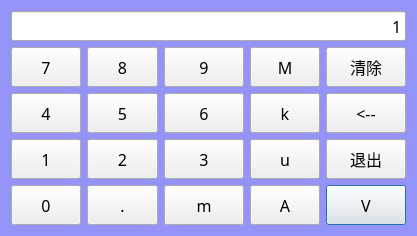
<?xml version="1.0" encoding="UTF-8"?>
<ui version="4.0">
 <class>dlgLevelInputBox</class>
 <widget class="QDialog" name="dlgLevelInputBox">
  <property name="geometry">
   <rect>
    <x>0</x>
    <y>0</y>
    <width>417</width>
    <height>232</height>
   </rect>
  </property>
  <property name="font">
   <font>
    <family>楷体</family>
    <pointsize>11</pointsize>
    <weight>50</weight>
    <italic>false</italic>
    <bold>false</bold>
   </font>
  </property>
  <property name="windowTitle">
   <string>Dialog</string>
  </property>
  <property name="windowIcon">
   <iconset resource="../images/res.qrc">
    <normaloff>:/lightWave.png</normaloff>:/lightWave.png</iconset>
  </property>
  <property name="styleSheet">
   <string notr="true">QDialog
{
	
	font: 11pt &quot;楷体&quot;;
	background-color: rgb(148, 148, 248);
}</string>
  </property>
  <layout class="QGridLayout" name="gridLayout">
   <item row="0" column="0" colspan="5">
    <widget class="QLineEdit" name="txtNumber">
     <property name="enabled">
      <bool>true</bool>
     </property>
     <property name="minimumSize">
      <size>
       <width>0</width>
       <height>30</height>
      </size>
     </property>
     <property name="font">
      <font>
       <family>楷体</family>
       <pointsize>12</pointsize>
      </font>
     </property>
     <property name="text">
      <string>1</string>
     </property>
     <property name="alignment">
      <set>Qt::AlignRight|Qt::AlignTrailing|Qt::AlignVCenter</set>
     </property>
     <property name="readOnly">
      <bool>true</bool>
     </property>
    </widget>
   </item>
   <item row="1" column="0">
    <widget class="QPushButton" name="btn7">
     <property name="minimumSize">
      <size>
       <width>40</width>
       <height>40</height>
      </size>
     </property>
     <property name="maximumSize">
      <size>
       <width>14444</width>
       <height>14444</height>
      </size>
     </property>
     <property name="font">
      <font>
       <family>楷体</family>
       <pointsize>12</pointsize>
      </font>
     </property>
     <property name="text">
      <string>7</string>
     </property>
     <property name="shortcut">
      <string>7</string>
     </property>
     <property name="autoDefault">
      <bool>false</bool>
     </property>
    </widget>
   </item>
   <item row="1" column="1">
    <widget class="QPushButton" name="btn8">
     <property name="minimumSize">
      <size>
       <width>40</width>
       <height>40</height>
      </size>
     </property>
     <property name="maximumSize">
      <size>
       <width>14444</width>
       <height>14444</height>
      </size>
     </property>
     <property name="font">
      <font>
       <family>楷体</family>
       <pointsize>12</pointsize>
      </font>
     </property>
     <property name="text">
      <string>8</string>
     </property>
     <property name="shortcut">
      <string>8</string>
     </property>
     <property name="autoDefault">
      <bool>false</bool>
     </property>
    </widget>
   </item>
   <item row="1" column="2">
    <widget class="QPushButton" name="btn9">
     <property name="minimumSize">
      <size>
       <width>40</width>
       <height>40</height>
      </size>
     </property>
     <property name="maximumSize">
      <size>
       <width>14444</width>
       <height>14444</height>
      </size>
     </property>
     <property name="font">
      <font>
       <family>楷体</family>
       <pointsize>12</pointsize>
      </font>
     </property>
     <property name="text">
      <string>9</string>
     </property>
     <property name="shortcut">
      <string>9</string>
     </property>
     <property name="autoDefault">
      <bool>false</bool>
     </property>
    </widget>
   </item>
   <item row="1" column="3">
    <widget class="QPushButton" name="btnM">
     <property name="minimumSize">
      <size>
       <width>40</width>
       <height>40</height>
      </size>
     </property>
     <property name="maximumSize">
      <size>
       <width>14444</width>
       <height>14444</height>
      </size>
     </property>
     <property name="font">
      <font>
       <family>楷体</family>
       <pointsize>12</pointsize>
      </font>
     </property>
     <property name="text">
      <string>M</string>
     </property>
     <property name="shortcut">
      <string>Shift+M</string>
     </property>
     <property name="autoDefault">
      <bool>false</bool>
     </property>
    </widget>
   </item>
   <item row="1" column="4">
    <widget class="QPushButton" name="btnClear">
     <property name="minimumSize">
      <size>
       <width>0</width>
       <height>40</height>
      </size>
     </property>
     <property name="maximumSize">
      <size>
       <width>144444</width>
       <height>144444</height>
      </size>
     </property>
     <property name="font">
      <font>
       <family>楷体</family>
       <pointsize>12</pointsize>
      </font>
     </property>
     <property name="text">
      <string>清除</string>
     </property>
     <property name="autoDefault">
      <bool>false</bool>
     </property>
    </widget>
   </item>
   <item row="2" column="0">
    <widget class="QPushButton" name="btn4">
     <property name="minimumSize">
      <size>
       <width>40</width>
       <height>40</height>
      </size>
     </property>
     <property name="maximumSize">
      <size>
       <width>144444</width>
       <height>144444</height>
      </size>
     </property>
     <property name="font">
      <font>
       <family>楷体</family>
       <pointsize>12</pointsize>
      </font>
     </property>
     <property name="text">
      <string>4</string>
     </property>
     <property name="shortcut">
      <string>4</string>
     </property>
     <property name="autoDefault">
      <bool>false</bool>
     </property>
    </widget>
   </item>
   <item row="2" column="1">
    <widget class="QPushButton" name="btn5">
     <property name="minimumSize">
      <size>
       <width>40</width>
       <height>40</height>
      </size>
     </property>
     <property name="maximumSize">
      <size>
       <width>144444</width>
       <height>144444</height>
      </size>
     </property>
     <property name="font">
      <font>
       <family>楷体</family>
       <pointsize>12</pointsize>
      </font>
     </property>
     <property name="text">
      <string>5</string>
     </property>
     <property name="shortcut">
      <string>5</string>
     </property>
     <property name="autoDefault">
      <bool>false</bool>
     </property>
    </widget>
   </item>
   <item row="2" column="2">
    <widget class="QPushButton" name="btn6">
     <property name="minimumSize">
      <size>
       <width>40</width>
       <height>40</height>
      </size>
     </property>
     <property name="maximumSize">
      <size>
       <width>144444</width>
       <height>144444</height>
      </size>
     </property>
     <property name="font">
      <font>
       <family>楷体</family>
       <pointsize>12</pointsize>
      </font>
     </property>
     <property name="text">
      <string>6</string>
     </property>
     <property name="shortcut">
      <string>6</string>
     </property>
     <property name="autoDefault">
      <bool>false</bool>
     </property>
    </widget>
   </item>
   <item row="2" column="3">
    <widget class="QPushButton" name="btnk">
     <property name="minimumSize">
      <size>
       <width>40</width>
       <height>40</height>
      </size>
     </property>
     <property name="maximumSize">
      <size>
       <width>144444</width>
       <height>144444</height>
      </size>
     </property>
     <property name="font">
      <font>
       <family>楷体</family>
       <pointsize>12</pointsize>
      </font>
     </property>
     <property name="text">
      <string>k</string>
     </property>
     <property name="shortcut">
      <string>K</string>
     </property>
     <property name="autoDefault">
      <bool>false</bool>
     </property>
    </widget>
   </item>
   <item row="2" column="4">
    <widget class="QPushButton" name="btnDel">
     <property name="minimumSize">
      <size>
       <width>0</width>
       <height>40</height>
      </size>
     </property>
     <property name="maximumSize">
      <size>
       <width>144444</width>
       <height>144444</height>
      </size>
     </property>
     <property name="font">
      <font>
       <family>楷体</family>
       <pointsize>12</pointsize>
      </font>
     </property>
     <property name="text">
      <string>&lt;--</string>
     </property>
     <property name="shortcut">
      <string>Backspace</string>
     </property>
     <property name="autoDefault">
      <bool>false</bool>
     </property>
    </widget>
   </item>
   <item row="3" column="0">
    <widget class="QPushButton" name="btn1">
     <property name="minimumSize">
      <size>
       <width>40</width>
       <height>40</height>
      </size>
     </property>
     <property name="maximumSize">
      <size>
       <width>144444</width>
       <height>144444</height>
      </size>
     </property>
     <property name="font">
      <font>
       <family>楷体</family>
       <pointsize>12</pointsize>
      </font>
     </property>
     <property name="text">
      <string>1</string>
     </property>
     <property name="shortcut">
      <string>1</string>
     </property>
     <property name="autoDefault">
      <bool>false</bool>
     </property>
    </widget>
   </item>
   <item row="3" column="1">
    <widget class="QPushButton" name="btn2">
     <property name="minimumSize">
      <size>
       <width>40</width>
       <height>40</height>
      </size>
     </property>
     <property name="maximumSize">
      <size>
       <width>144444</width>
       <height>144444</height>
      </size>
     </property>
     <property name="font">
      <font>
       <family>楷体</family>
       <pointsize>12</pointsize>
      </font>
     </property>
     <property name="text">
      <string>2</string>
     </property>
     <property name="shortcut">
      <string>2</string>
     </property>
     <property name="autoDefault">
      <bool>false</bool>
     </property>
    </widget>
   </item>
   <item row="3" column="2">
    <widget class="QPushButton" name="btn3">
     <property name="minimumSize">
      <size>
       <width>40</width>
       <height>40</height>
      </size>
     </property>
     <property name="maximumSize">
      <size>
       <width>144444</width>
       <height>144444</height>
      </size>
     </property>
     <property name="font">
      <font>
       <family>楷体</family>
       <pointsize>12</pointsize>
      </font>
     </property>
     <property name="text">
      <string>3</string>
     </property>
     <property name="shortcut">
      <string>3</string>
     </property>
     <property name="autoDefault">
      <bool>false</bool>
     </property>
    </widget>
   </item>
   <item row="3" column="3">
    <widget class="QPushButton" name="btnu">
     <property name="minimumSize">
      <size>
       <width>40</width>
       <height>40</height>
      </size>
     </property>
     <property name="maximumSize">
      <size>
       <width>144444</width>
       <height>144444</height>
      </size>
     </property>
     <property name="font">
      <font>
       <family>楷体</family>
       <pointsize>12</pointsize>
      </font>
     </property>
     <property name="text">
      <string>u</string>
     </property>
     <property name="shortcut">
      <string>U</string>
     </property>
     <property name="autoDefault">
      <bool>false</bool>
     </property>
    </widget>
   </item>
   <item row="3" column="4">
    <widget class="QPushButton" name="btnCancel">
     <property name="minimumSize">
      <size>
       <width>0</width>
       <height>40</height>
      </size>
     </property>
     <property name="maximumSize">
      <size>
       <width>144444</width>
       <height>144444</height>
      </size>
     </property>
     <property name="font">
      <font>
       <family>楷体</family>
       <pointsize>12</pointsize>
      </font>
     </property>
     <property name="text">
      <string>退出</string>
     </property>
     <property name="shortcut">
      <string>Esc</string>
     </property>
     <property name="autoDefault">
      <bool>false</bool>
     </property>
    </widget>
   </item>
   <item row="4" column="0">
    <widget class="QPushButton" name="btn0">
     <property name="minimumSize">
      <size>
       <width>40</width>
       <height>40</height>
      </size>
     </property>
     <property name="maximumSize">
      <size>
       <width>144444</width>
       <height>144444</height>
      </size>
     </property>
     <property name="font">
      <font>
       <family>楷体</family>
       <pointsize>12</pointsize>
      </font>
     </property>
     <property name="text">
      <string>0</string>
     </property>
     <property name="shortcut">
      <string>0</string>
     </property>
     <property name="autoDefault">
      <bool>false</bool>
     </property>
    </widget>
   </item>
   <item row="4" column="1">
    <widget class="QPushButton" name="btnDota">
     <property name="minimumSize">
      <size>
       <width>40</width>
       <height>40</height>
      </size>
     </property>
     <property name="maximumSize">
      <size>
       <width>144444</width>
       <height>144444</height>
      </size>
     </property>
     <property name="font">
      <font>
       <family>楷体</family>
       <pointsize>12</pointsize>
      </font>
     </property>
     <property name="text">
      <string>.</string>
     </property>
     <property name="shortcut">
      <string>.</string>
     </property>
     <property name="autoDefault">
      <bool>false</bool>
     </property>
    </widget>
   </item>
   <item row="4" column="2">
    <widget class="QPushButton" name="btnm">
     <property name="minimumSize">
      <size>
       <width>0</width>
       <height>40</height>
      </size>
     </property>
     <property name="maximumSize">
      <size>
       <width>14444</width>
       <height>14444</height>
      </size>
     </property>
     <property name="font">
      <font>
       <family>楷体</family>
       <pointsize>12</pointsize>
      </font>
     </property>
     <property name="text">
      <string>m</string>
     </property>
     <property name="shortcut">
      <string>M</string>
     </property>
     <property name="autoDefault">
      <bool>false</bool>
     </property>
    </widget>
   </item>
   <item row="4" column="3">
    <widget class="QPushButton" name="btnA">
     <property name="enabled">
      <bool>true</bool>
     </property>
     <property name="minimumSize">
      <size>
       <width>40</width>
       <height>40</height>
      </size>
     </property>
     <property name="maximumSize">
      <size>
       <width>144444</width>
       <height>144444</height>
      </size>
     </property>
     <property name="font">
      <font>
       <family>楷体</family>
       <pointsize>12</pointsize>
      </font>
     </property>
     <property name="text">
      <string>A</string>
     </property>
     <property name="shortcut">
      <string>Shift+A</string>
     </property>
     <property name="autoDefault">
      <bool>false</bool>
     </property>
    </widget>
   </item>
   <item row="4" column="4">
    <widget class="QPushButton" name="btnV">
     <property name="minimumSize">
      <size>
       <width>0</width>
       <height>40</height>
      </size>
     </property>
     <property name="maximumSize">
      <size>
       <width>144444</width>
       <height>144444</height>
      </size>
     </property>
     <property name="font">
      <font>
       <family>楷体</family>
       <pointsize>12</pointsize>
      </font>
     </property>
     <property name="text">
      <string>V</string>
     </property>
     <property name="shortcut">
      <string>Shift+V</string>
     </property>
     <property name="autoDefault">
      <bool>false</bool>
     </property>
     <property name="default">
      <bool>true</bool>
     </property>
    </widget>
   </item>
  </layout>
 </widget>
 <resources>
  <include location="../images/res.qrc"/>
  <include location="../images/res.qrc"/>
  <include location="../images/res.qrc"/>
 </resources>
 <connections/>
</ui>
